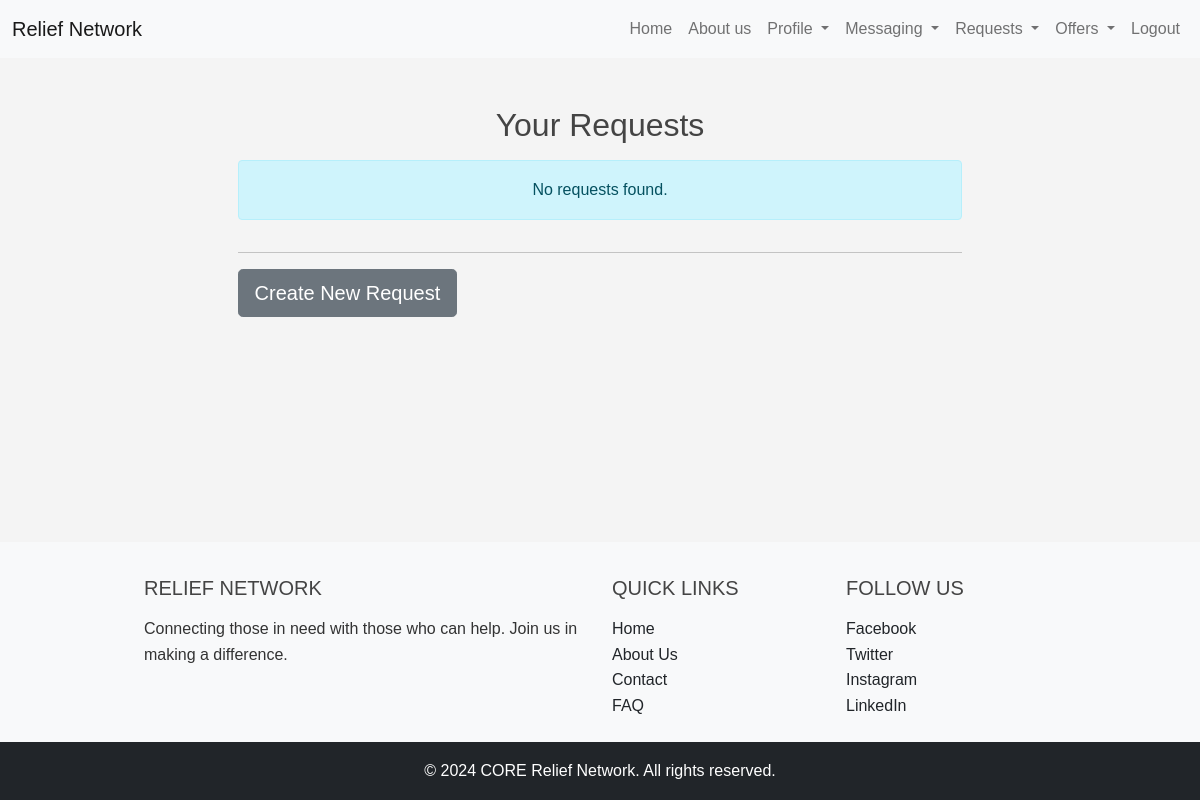
The page /user_request_list/ (signed in) on the database as committed earlier.
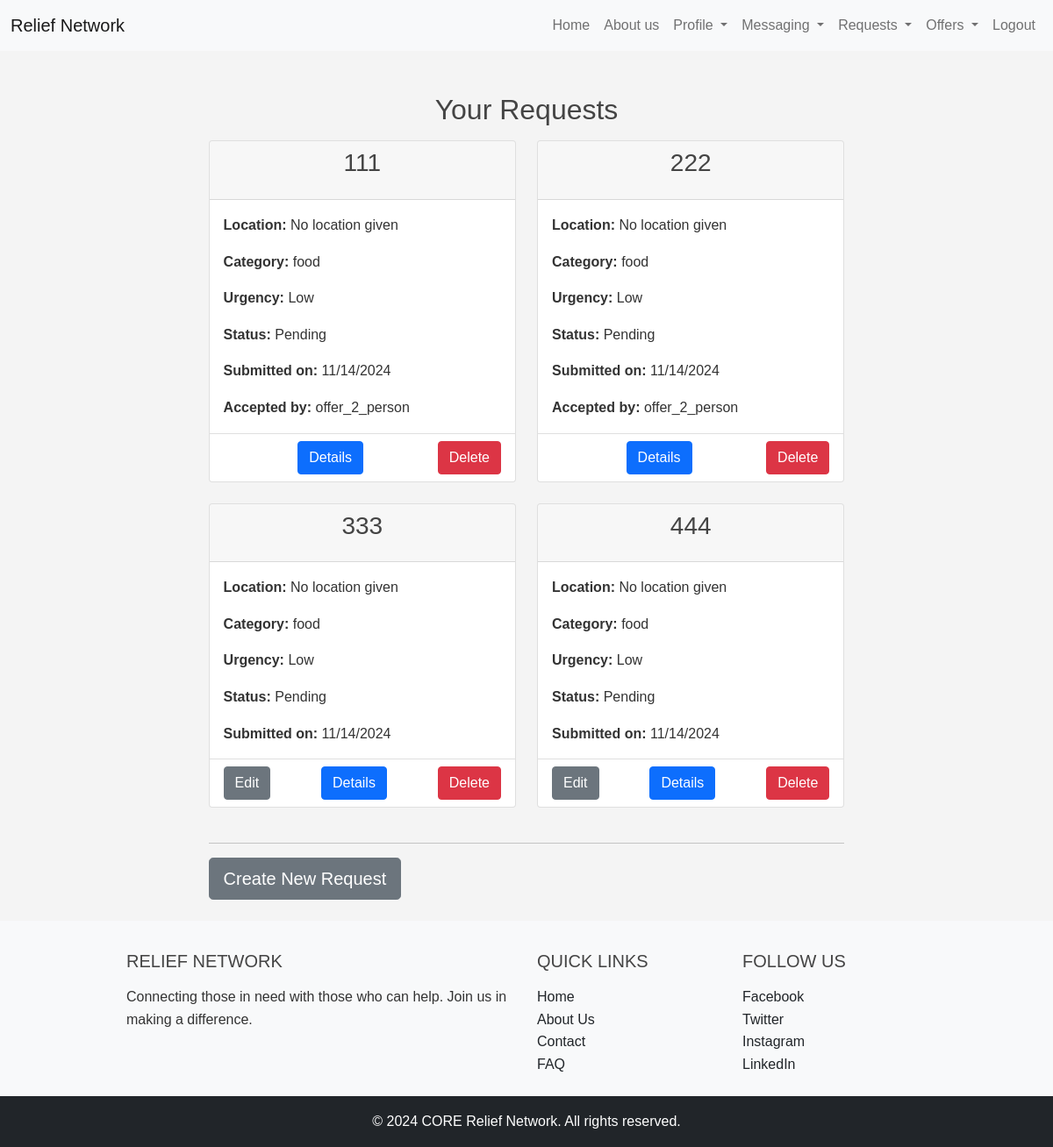
The same page on the database as committed later.
### requests_app/models.py (models this page shows, shortened)
class Request(models.Model):
    CATEGORY_CHOICES = (
        ('food', 'Food'),
        ('water', 'Water'),
        ('clothing', 'Clothing'),
        ('shelter', 'Shelter'),
        ('medical', 'Medical Supplies'),
        ('other', 'Other'),
    )
    URGENCY_LEVELS = (
        ('low', 'Low'),
        ('medium', 'Medium'),
        ('high', 'High'),
    )
    STATUS_CHOICES = (
        ('pending', 'Pending'),
        ('accepted', 'Accepted'),
        ('in_progress', 'In Progress'),
        ('completed', 'Completed'),
        ('cancelled', 'Cancelled'),
    )
    user = models.ForeignKey(User, on_delete=models.CASCADE)
    title = models.CharField(max_length=100, default='No title given')
    description = models.TextField(default='No description given')
    location = models.CharField(max_length=255, default='No location given')# add a more detailed address later
    category = models.CharField(max_length=50, choices=CATEGORY_CHOICES, default='Other')
    urgency = models.CharField(max_length=10, choices=URGENCY_LEVELS, default='Low')
    status = models.CharField(max_length=11, choices=STATUS_CHOICES, default='Pending')
    accepted_by = models.ForeignKey(User, null=True, blank=True, on_delete=models.SET_NULL, related_name='accepted_requests')# changeed the default to None if no one has accepted the request
    created_at = models.DateTimeField(default=timezone.now, editable=False)

### accounts/models.py (models this page shows)
class User(AbstractUser):
    USER_TYPE_CHOICES = (
        ('requester', 'Requester'),
        ('provider', 'Provider'),
    )
    user_type = models.CharField(max_length=10, choices=USER_TYPE_CHOICES)
    name = models.CharField(max_length=255, null=True, blank=True)  # Adding a name field
    email = models.EmailField(unique=True)

### requests_app/views.py (the view)
# urls.py: path('user_request_list/', requests_views.user_request_list, name='user_request_list'),
@login_required
def user_request_list(request):
    req = Request.objects.filter(user=request.user)
    return render(request, 'user_request_list.html', {'requests_app': req})

### requests_app/templates/user_request_list.html (shortened to what this page needs)
{% extends 'base.html' %}
{% block content %}
{% load static %}
<link rel="stylesheet" type="text/css" href="{% static 'css/styles.css' %}">
<div class="container mt-4" data-page-type="user_requst_list_page">
    <h2 class="text-center mb-3">Your Requests</h2>
    <div class="row request-container">
        {% for request_ in requests_app %}
            <div class="col-md-6 col-lg-6 mb-4 item_request" id="request_-{{ request_.id }}">
                <div class="card">
                    <div class="card-header text-center">
                        <h3>{{ request_.title }}</h3>
                    </div>
                    <div class="card-body">
                        <p class="card-text"> <strong>Location:</strong> {{ request_.location }}</p>
                        <p class="card-text"> <strong>Category:</strong> {{ request_.category }}</p>
                        <p class="card-text"> <strong>Urgency:</strong> {{ request_.get_urgency_display }}</p>
                        <p class="card-text"> <strong>Status:</strong> {{ request_.get_status_display }}</p>
                        <p class="card-text"> <strong>Submitted on:</strong> {{ request_.created_at|date:"SHORT_DATE_FORMAT" }}</p>
                        {% if request_.accepted_by %}
                        <p class="card-text"> <strong>Accepted by:</strong> {{ request_.accepted_by.username }}</p>
                        {% endif %}
                    </div>
                    <div class="card-footer bg-transparent d-flex justify-content-between">
                        <div class="d-flex justify-content-between align-items-left ">
                            {% if not request_.accepted_by %}
                            <a href="{% url 'edit_request' request_.pk %}" class="btn btn-secondary mr-2">
                                 Edit
                            </a>
                            {% endif %}
                        </div>
                        <div class="d-flex justify-content-between align-items-center">
                            <a href="{% url 'user_request_details' request_.pk %}" class="btn btn-primary">
                                 Details
                            </a>
                        </div>
                        <div class="d-flex justify-content-between align-items-right ">
                            <form class="delete-form" data-request-id="{{ request_.id }}" >
                                <button type="button" class="btn btn-danger delete-btn" data-action="request">Delete</button>
                            </form>
                        </div>
                    </div>
                </div>
            </div>
        {% empty %}
        <div class="col-12 no-requests-message">
            <div class="alert alert-info text-center">No requests found.</div>
        </div>
        {% endfor %}
    </div>
    <hr>
    <a href="{% url 'create_request' %}"><button type="button2" class="btn btn-secondary btn-lg btn-block">Create New Request</button></a>
</div>
{% load static %}
{% endblock %}

### main/templates/base.html (shortened to what this page needs)
<!DOCTYPE html>
<html lang="en">
<head>
    <link href="https://cdn.jsdelivr.net/npm/bootstrap@5.0.2/dist/css/bootstrap.min.css" rel="stylesheet">
    {% load static %}
    <link rel="stylesheet" type="text/css" href="{% static 'css/base.css' %}">
</head>
<body>
    {% include 'navbar.html' %}
    <main class="flex-grow-1">
        <div class="container mt-4">
            {% block content %}{% endblock %}
        </div>
    </main>
    {% include 'footer.html' %}
</body>
</html>

### main/templates/navbar.html (shortened to what this page needs)
<nav class="navbar navbar-expand-lg navbar-light bg-light">
    <div class="container-fluid">
        <a class="navbar-brand" href="{% url 'home' %}">Relief Network</a>
        <div class="collapse navbar-collapse" id="navbarSupportedContent">
            <ul class="navbar-nav ms-auto mb-2 mb-lg-0">
                <li class="nav-item">
                    <a class="nav-link" aria-current="page" href="{% url 'home' %}">Home</a>
                </li>
                <li class="nav-item">
                    <a class="nav-link" href="{% url 'about_us' %}">About us</a>
                </li>
                {% if user.is_authenticated %}
                <li class="nav-item dropdown">
                    <a class="nav-link dropdown-toggle" href="#" id="navbarDropdownOffers" role="button" data-bs-toggle="dropdown" aria-expanded="false">
                        Profile
                    </a>
                </li>
                <li class="nav-item dropdown">
                    <a class="nav-link dropdown-toggle" href="#" id="navbarDropdownOffers" role="button" data-bs-toggle="dropdown" aria-expanded="false">
                        Messaging
                    </a>
                </li>
                {% if request.user.is_staff or request.user.user_type == 'requester' %}
                <li class="nav-item dropdown">
                    <a class="nav-link dropdown-toggle" href="#" id="navbarDropdownOffers" role="button" data-bs-toggle="dropdown" aria-expanded="false">
                        Requests
                    </a>
                </li>
                <li class="nav-item dropdown">
                    <a class="nav-link dropdown-toggle" href="#" id="navbarDropdownOffers" role="button" data-bs-toggle="dropdown" aria-expanded="false">
                        Offers
                    </a>
                </li>
                {% endif %}
                <li class="nav-item">
                    <a class="nav-link" href="{% url 'logout' %}">Logout</a>
                </li>
                {% endif %}
            </ul>
        </div>
    </div>
</nav>

### main/templates/footer.html
<footer class="bg-light text-center text-lg-start mt-4">
    <div class="container p-4">
        <div class="row">
            <div class="col-lg-6 col-md-12 mb-4 mb-md-0">
                <h5 class="text-uppercase">Relief Network</h5>
                <p>
                    Connecting those in need with those who can help. Join us in making a difference.
                </p>
            </div>
            <div class="col-lg-3 col-md-6 mb-4 mb-md-0">
                <h5 class="text-uppercase">Quick Links</h5>
                <ul class="list-unstyled mb-0">
                    <li>
                        <a href="{% url 'home' %}" class="text-dark">Home</a>
                    </li>
                    <li>
                        <a href="{% url 'about_us' %}" class="text-dark">About Us</a>
                    </li>
                    <li>
                        <a href="{% url 'contact' %}" class="text-dark">Contact</a>
                    </li>
                    <li>
                        <a href="{% url 'faq' %}" class="text-dark">FAQ</a>
                    </li>
                </ul>
            </div>
            <div class="col-lg-3 col-md-6 mb-4 mb-md-0">
                <h5 class="text-uppercase">Follow Us</h5>
                <ul class="list-unstyled mb-0">
                    <li>
                        <a href="#" class="text-dark">Facebook</a>
                    </li>
                    <li>
                        <a href="#" class="text-dark">Twitter</a>
                    </li>
                    <li>
                        <a href="#" class="text-dark">Instagram</a>
                    </li>
                    <li>
                        <a href="#" class="text-dark">LinkedIn</a>
                    </li>
                </ul>
            </div>
        </div>
    </div>
    <div class="text-center p-3 bg-dark text-white">
        © 2024 CORE Relief Network. All rights reserved.
    </div>
</footer>

### static/css/base.css (style rules this page uses)
html, body { height: 100%; margin: 0; display: flex; flex-direction: column; }
footer { background-color: #f8f9fa; padding-top: 10px; }

### static/css/styles.css (style rules this page uses)
* { margin: 0; padding: 0; box-sizing: border-box; }
body { font-family: Arial, sans-serif; background-color: #f4f4f4; color: #333; line-height: 1.6; }
.container { width: 80%; margin: auto; overflow: hidden; }
h1, h2, h3, h4, h5, h6 { margin-bottom: 1rem; color: #444; }
p { margin-bottom: 1rem; }
a { color: #007BFF; text-decoration: none; }
button { display: inline-block; padding: 0.75rem 1.25rem; font-size: 1rem; cursor: pointer; border: none; background-color: #007BFF; color: #fff; border-radius: 5px; }
:root { --button-size-small: 8px 16px; --button-size-medium: 12px 24px; --button-size-large: 16px 32px; }

Rows that differ between the two databases and show on the page:
added Request: title "111", location "No location given", category "food", urgency "Low", status "Pending", created_at "11/14/2024", accepted_by.username "offer_2_person"
added Request: title "222", location "No location given", category "food", urgency "Low", status "Pending", created_at "11/14/2024", accepted_by.username "offer_2_person"
added Request: title "333", location "No location given", category "food", urgency "Low", status "Pending", created_at "11/14/2024", shows "Edit"
added Request: title "444", location "No location given", category "food", urgency "Low", status "Pending", created_at "11/14/2024", shows "Edit"
Other text that changed with them:
text no longer shown: "No requests found."
